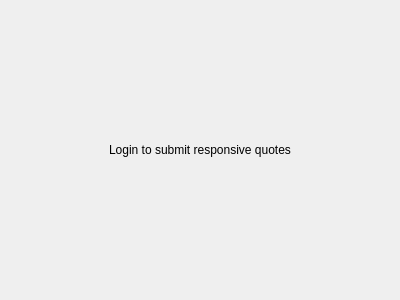
<?xml version="1.0" encoding="UTF-8"?>
<ui version="4.0">
 <class>RFQReplyLoginRequiredShield</class>
 <widget class="QWidget" name="RFQReplyLoginRequiredShield">
  <property name="geometry">
   <rect>
    <x>0</x>
    <y>0</y>
    <width>400</width>
    <height>300</height>
   </rect>
  </property>
  <property name="windowTitle">
   <string>Form</string>
  </property>
  <layout class="QVBoxLayout" name="verticalLayout">
   <property name="spacing">
    <number>0</number>
   </property>
   <property name="leftMargin">
    <number>5</number>
   </property>
   <property name="topMargin">
    <number>0</number>
   </property>
   <property name="rightMargin">
    <number>5</number>
   </property>
   <property name="bottomMargin">
    <number>0</number>
   </property>
   <item>
    <widget class="QLabel" name="label">
     <property name="text">
      <string>Login to submit responsive quotes</string>
     </property>
     <property name="alignment">
      <set>Qt::AlignCenter</set>
     </property>
     <property name="wordWrap">
      <bool>true</bool>
     </property>
     <property name="h5" stdset="0">
      <bool>true</bool>
     </property>
    </widget>
   </item>
  </layout>
 </widget>
 <resources/>
 <connections/>
</ui>
